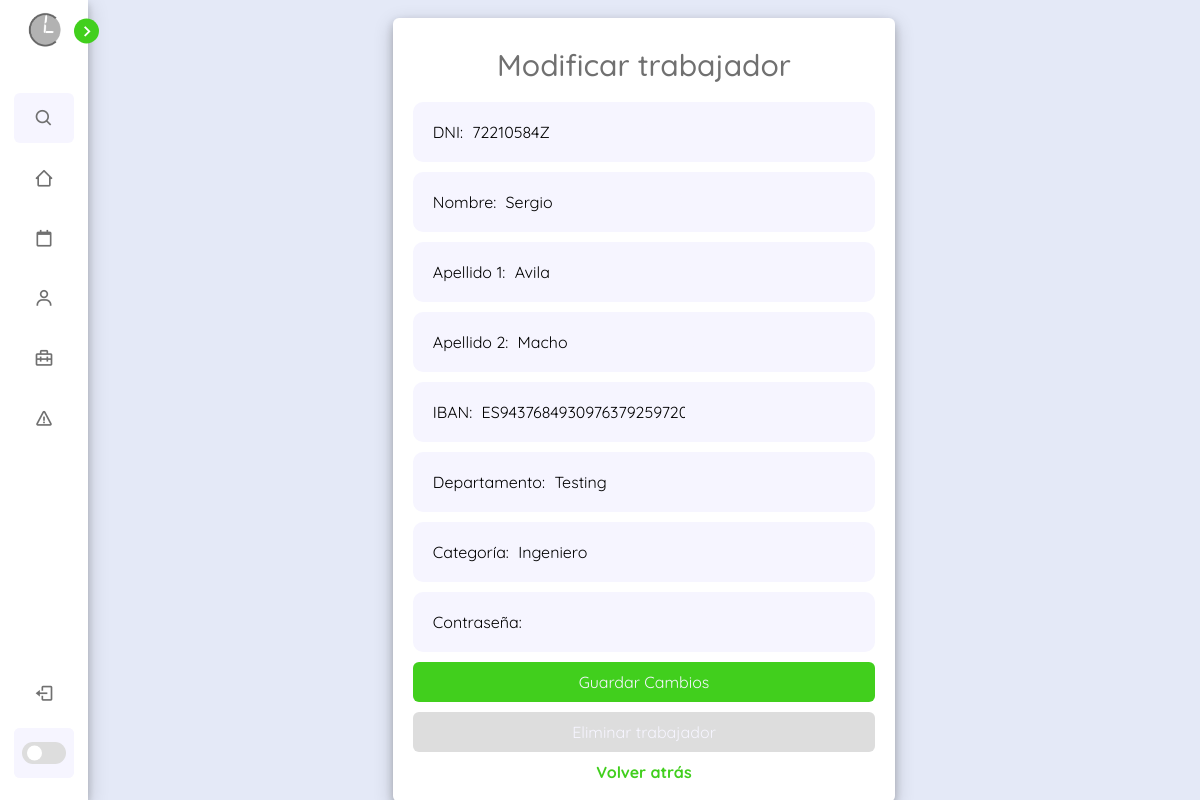
/scripts/php/userEdit/myportlaEdit.php?dni=72210584Z&rol=2 (signed in), run on the app's committed database.
### tables this page shows
CREATE TABLE `empleados` (
  `dni` varchar(9) NOT NULL,
  `nombre` varchar(50) NOT NULL,
  `apellido1` varchar(50) NOT NULL,
  `apellido2` varchar(50) DEFAULT NULL,
  `IBAN` varchar(50) NOT NULL,
  `n_categoria` int(10) DEFAULT NULL,
  `n_departamento` int(10) DEFAULT NULL
);

CREATE TABLE `departamentos` (
  `id_departamento` int(10) NOT NULL,
  `nombre` varchar(50) NOT NULL,
  `presupuesto` int(10) NOT NULL
);

CREATE TABLE `categorias` (
  `id_categoria` int(10) NOT NULL,
  `id_departamento` int(10) NOT NULL,
  `nombre` varchar(50) NOT NULL,
  `sueldo_normal` int(9) NOT NULL,
  `sueldo_plus` int(9) NOT NULL
);

### scripts/php/userEdit/myportlaEdit.php (the view, shortened to what this page needs)
<!DOCTYPE html>
<html lang="es">
<head>
    <link href="../../../css/dashboard.css" rel="stylesheet" />
    <link href="https://unpkg.com/boxicons@2.1.4/css/boxicons.min.css" rel="stylesheet" />
</head>
<body>
    <nav class="sidebar close">
        <header>
            <div class="image-text">
                <span class="image">
                    <img src="../../../img/cuandoLibro-logo.png" alt="logoClaro" />
                </span>
            </div>
            <i class="bx bx-chevron-right toggle"></i>
        </header>
        <div class="menu-bar">
            <div class="menu">
                <li class="search-box">
                    <i class="bx bx-search icon"></i>
                </li>
                <ul class="menu-links">
                    <li class="nav-links">
                        <a href="../dashboard.php">
                            <i class="bx bx-home-alt-2 icon"></i>
                        </a>
                    </li>
                    <li class="nav-links">
                        <a href="horarios.php">
                            <i class="bx bx-calendar-alt icon"></i>
                        </a>
                    </li>
                    <li class="nav-links">
                        <a href="trabajadores.php">
                            <i class="bx bx-user icon"></i>
                        </a>
                    </li>
                    <li class="nav-links">
                        <a href="departamentos.php">
                            <i class="bx bx-briefcase-alt-2 icon"></i>
                        </a>
                    </li>
                    <li class="nav-links">
                        <a href="avisos.php">
                            <i class="bx bx-error icon"></i>
                        </a>
                    </li>
                </ul>
            </div>
            <div class="bottom-content">
                <li class="">
                    <a href="../seguridad/cerrarSesion.php">
                        <i class="bx bx-log-out icon"></i>
                    </a>
                </li>
                <li class="mode">
                    <div class="toogle-switch">
                        <span class="switch"></span>
                    </div>
                </li>
            </div>
        </div>
    </nav>
    <section class="homeTitle" id="trabajadores">
        <div class="contenedor-formulario">
            <?php
            include("../seguridad/conexion.php");
            $dni_empleado = $_GET['dni'];
            $rol = $_GET["rol"];
            $query_empleado = "SELECT e.dni, e.nombre, e.apellido1, e.apellido2, e.IBAN, n_departamento, n_categoria, c.nombre AS 'nombreCategoria', d.nombre AS 'nombreDepartamento' FROM empleados e INNER JOIN categorias c ON c.id_categoria = e.n_categoria INNER JOIN departamentos d ON d.id_departamento = e.n_departamento WHERE dni = '$dni_empleado'";
            $resultado_empleado = mysqli_query($conexion, $query_empleado);
            if ($resultado_empleado && $resultado_empleado->num_rows > 0) {
                $datos_empleado = mysqli_fetch_assoc($resultado_empleado);
                ?>
                <form action="myPortalSave.php" method="get" class="form flex flex-cols w-[600px] h-[600px]"
                    id="scheduleForm">
                    <h2 class="text">Modificar trabajador</h2>
                    <label for="dni">DNI:
                        <input type="text" name="dni" value="<?php echo $datos_empleado['dni']; ?>" readonly>
                    </label>
                    <label for="nombre">Nombre:
                        <input type="text" name="nombre" value="<?php echo $datos_empleado['nombre']; ?>">
                    </label>
                    <label for="apellido1">Apellido 1:
                        <input type="text" name="apellido1" value="<?php echo $datos_empleado['apellido1']; ?>">
                    </label>
                    <label for="apellido2">Apellido 2:
                        <input type="text" name="apellido2" value="<?php echo $datos_empleado['apellido2']; ?>">
                    </label>
                    <label for="IBAN">IBAN:
                        <input type="text" name="IBAN" size="24" value="<?php echo $datos_empleado['IBAN']; ?>">
                    </label>
                    <label> Departamento:
                        <?php
                        $query_departamentos = "SELECT * FROM departamentos WHERE id_departamento = {$datos_empleado['n_departamento']}";
                        $resultado_departamentos = mysqli_query($conexion, $query_departamentos);
                        if ($resultado_departamentos && $resultado_departamentos->num_rows > 0) {
                            $datosDepartamentos = mysqli_fetch_assoc($resultado_departamentos);
                            ?>
                            <input type="text" name="nombreDepartamento" value="<?php echo $datosDepartamentos['nombre'] ?>"
                                readonly>
                            <?php
                        } else { ?>
                            <input type="text" name="nombreDepartamento" value="Sin asignar...">
                            <?php
                        } ?>
                    </label>
                    <label> Categoría:
                        <?php
                        $query_categoria = "SELECT * FROM categorias WHERE id_categoria = {$datos_empleado['n_categoria']}";
                        $resultado_categoria = mysqli_query($conexion, $query_categoria);
                        if ($resultado_categoria && $resultado_categoria->num_rows > 0) {
                            $datoscategoria = mysqli_fetch_assoc($resultado_categoria);
                            ?>
                            <input type="text" name="nombreCategoria" size="40" value="<?php echo $datoscategoria['nombre'] ?>"
                                readonly>
                            <?php
                        } else { ?>
                            <input type="text" name="nombreCategoria" value="Sin asignar...">
                            <?php
                        } ?>
                    </label>
                    <label>Contraseña:
                        <input type="password" name="userpassword">
                    </label>
                    <button class="saveButton" onclick="saveChanges()">Guardar Cambios</button>
                    <button onclick="eliminarUsuario()" type="button" class="deleteButton">Eliminar trabajador</button>
                    <?php
                    if ($rol === "1") {
                        print("<a href='../../../sites/my-portal.php'>Volver atrás</a>");
                    } else {
                        print("<a href='../../../dashboard.php'>Volver atrás</a>");
                    }
                    ?>
                </form>
                <?php
            } else {
                echo "No se encontraron datos para el trabajador con DNI: $dni_empleado";
            }
            ?>
        </div>
    </section>
</body>
</html>

### css/dashboard.css (style rules this page uses)
:root { --body-color: #E4E9F7; --sidebar-color: #FFF; --primary-color: #41cf1d; --primary-color-light: #F6F5FF; --toggle-color: #DDD; --text-color: #707070; --box-shadow: 0 4px 8px 0 rgba(0, 0, 0, 0.2), 0 6px 20px 0 rgba(0, 0, 0, 0.19); --tran-02: all 0.2s ease; --tran-03: all 0.3s ease; --tran-04: all 0.4s ease; --tran-05: all 0.5s ease; }
* { margin: 0; padding: 0; box-sizing: border-box; font-family: 'QuickSand', sans-serif; }
body { height: 100vh; background: var(--body-color); transition: var(--tran-02); overflow: auto; }
.sidebar .image { min-width: 60px; display: flex; align-items: center; justify-content: center; }
.sidebar header { position: relative; }
.sidebar li { height: 50px; margin-top: 10px; list-style: none; display: flex; align-items: center; }
.sidebar li .icon { display: flex; align-items: center; justify-content: center; min-width: 60px; font-size: 20px; }
.sidebar li .icon, .sidebar li .text { color: var(--text-color); transition: var(--tran-04); }
.sidebar { position: fixed; top: 0; left: 0; height: 100%; width: 250px; padding: 10px 14px; background: var(--sidebar-color); transition: var(--tran-05); z-index: 100; box-shadow: var(--box-shadow); }
.sidebar.close { width: 88px; }
.sidebar .image-text img { width: 40px; border-radius: 6px; }
.sidebar header .image-text { display: flex; align-items: center; }
.sidebar header .toggle { position: absolute; top: 55%; right: -25px; transform: translateY(-50%); height: 25px; width: 25px; background: var(--primary-color); display: flex; align-items: center; justify-content: center; border-radius: 50%; color: var(--sidebar-color); font-size: 22px; transition: var(--tran-03); cursor: pointer; }
.sidebar .menu { margin-top: 35px; }
.sidebar .search-box { border-radius: 6px; background: var(--primary-color-light); transition: var(--tran-05); }
.sidebar li a { height: 100%; width: 100%; display: flex; align-items: center; text-decoration: none; border-radius: 6px; transition: var(--tran-04); }
.sidebar .menu-bar { height: calc(100% - 50px); display: flex; flex-direction: column; justify-content: space-between; }
.menu-bar .mode { position: relative; border-radius: 6px; background: var(--primary-color-light); }
.menu-bar .mode .toogle-switch { position: absolute; right: 0px; align-items: center; justify-content: center; display: flex; height: 100%; min-width: 60px; cursor: pointer; background: var(--primary-color-light); border-radius: 6px; }
.toogle-switch .switch { position: relative; height: 22px; width: 44px; background: var(--toggle-color); border-radius: 25px; }
.switch::before { content: ''; position: absolute; height: 15px; width: 15px; border-radius: 50%; top: 50%; left: 5px; transform: translateY(-50%); background: var(--sidebar-color); cursor: pointer; transition: var(--tran-03); }
.homeTitle { position: relative; height: 100vh; left: 250px; width: calc(100% - 250px); background: var(--body-color); transition: var(--tran-05); }
.homeTitle .text { font-size: 30px; font-weight: 500; color: var(--text-color); padding: 8px 40px; }
.sidebar.close ~ .homeTitle { left: 88px; width: calc(100% - 88px); }
.contenedor-formulario { display: flex; flex-direction: column; align-items: center; justify-content: center; height: 100vh; }
.form { background-color: var(--sidebar-color); box-shadow: var(--box-shadow); border-radius: 6px; margin-top: 20px; text-align: center; padding: 20px; display: flex; flex-direction: column; gap: 10px; }
.saveButton { color: var(--primary-color-light); border: none; background: var(--primary-color); padding: 10px 15px; cursor: pointer; border-radius: 6px; transition: transform var(--tran-04); }
.deleteButton { color: var(--primary-color-light); border: none; background: var(--toggle-color); padding: 10px 15px; cursor: pointer; border-radius: 6px; transition: var(--tran-04); }
.form a { text-decoration: none; color: var(--primary-color); font-weight: bold; transition: color 0.3s ease; }
.form label { text-align: justify; padding: 20px; background: var(--primary-color-light); border-radius: 10px; }
.form label input { border-radius: 6px; background: var(--primary-color-light); outline: none; border: none; padding: 0 5px; }
.form label input, .saveButton, .deleteButton { font-size: 16px; }
.form label input::placeholder { color: rgba(37, 37, 37, 0.5); }

### data on the page
empleados: dni "72210584Z", nombre "Sergio", apellido1 "Avila", apellido2 "Macho", IBAN "ES9437684930976379259720"
departamentos: nombreDepartamento "Testing"
categorias: nombreCategoria "Ingeniero"
